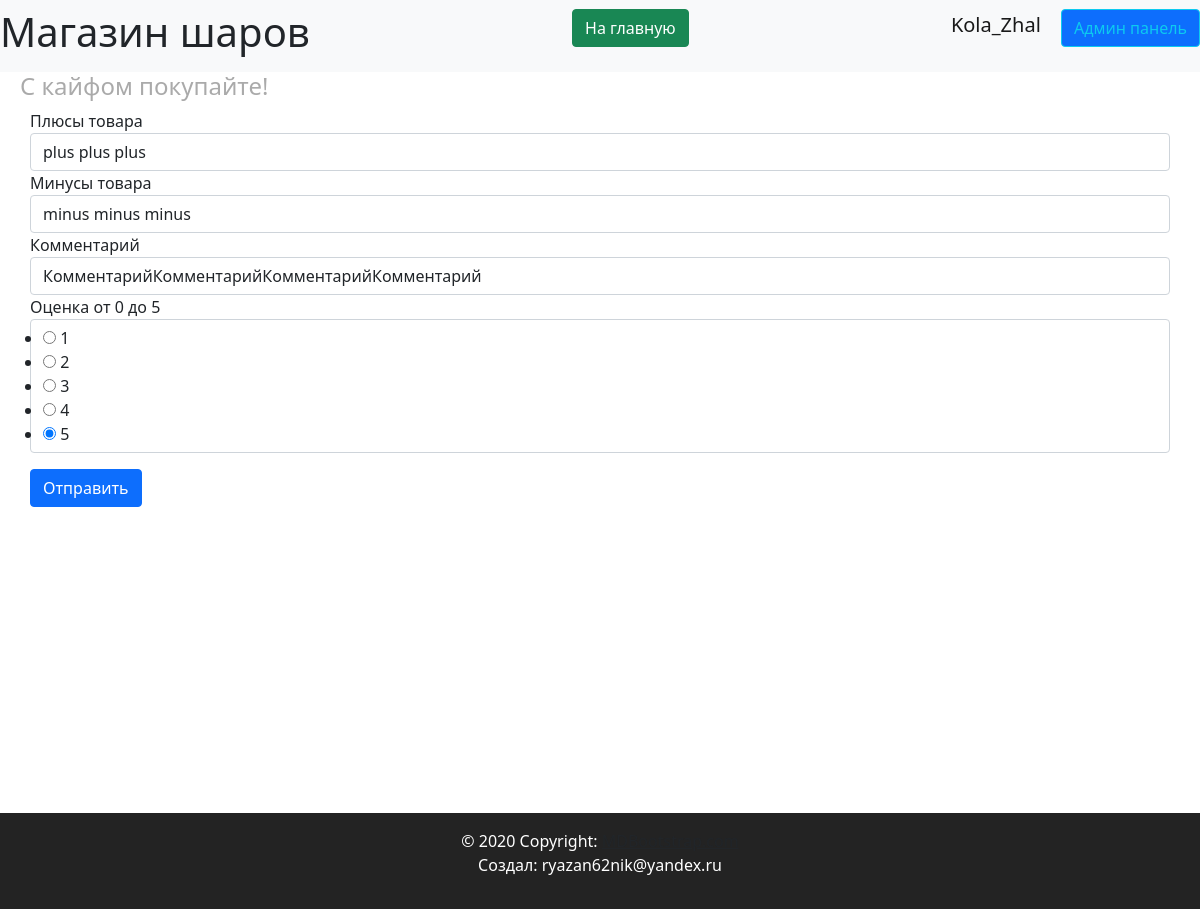
Before: /comment_product/1/1 (signed in) with the older database file.
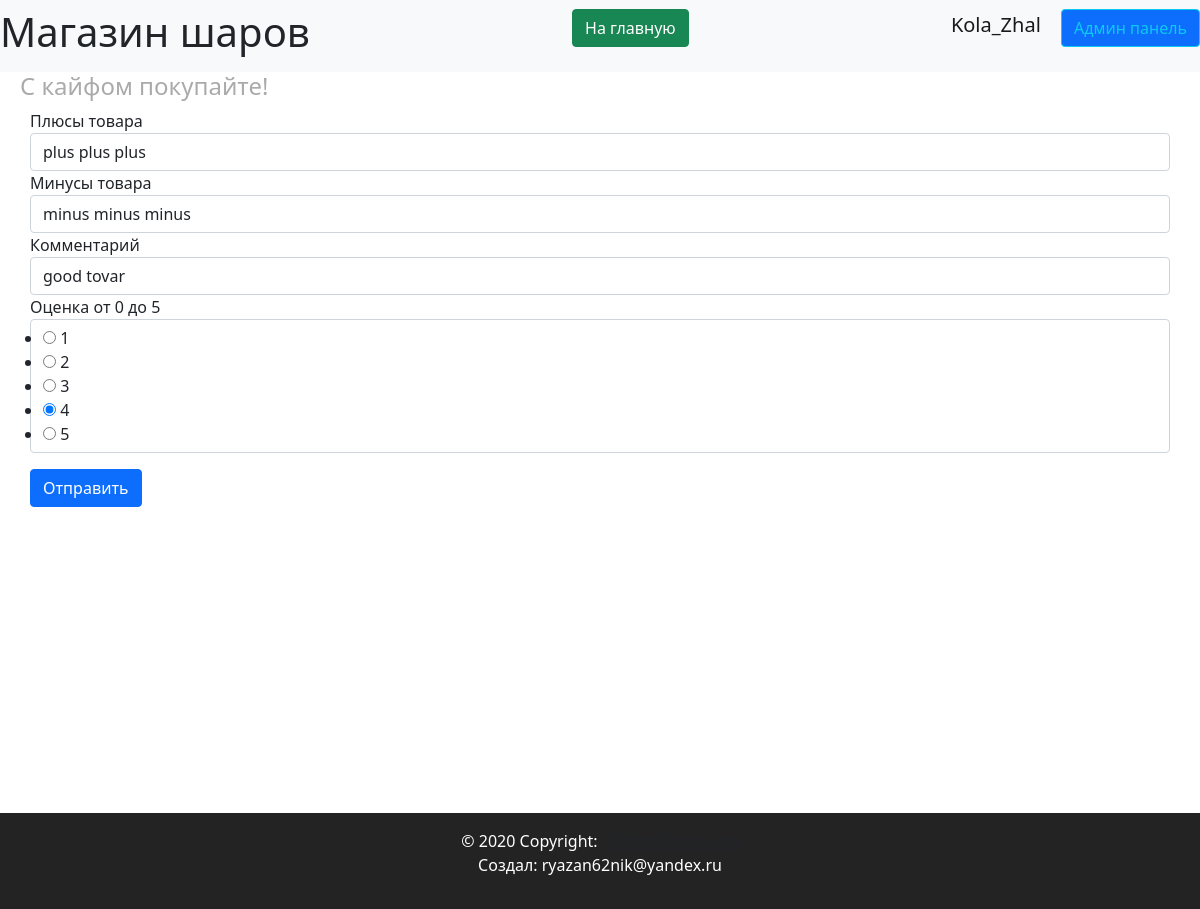
After: the same page with the newer database file.
### data/comments.py (models this page shows, shortened)
class Comments(SqlAlchemyBase, SerializerMixin):
    __tablename__ = 'comments'
    id = sqlalchemy.Column(sqlalchemy.Integer,
                           primary_key=True, autoincrement=True)
    content = sqlalchemy.Column(sqlalchemy.String, nullable=True)
    plus = sqlalchemy.Column(sqlalchemy.String, nullable=True)
    minus = sqlalchemy.Column(sqlalchemy.String, nullable=True)
    mark = sqlalchemy.Column(sqlalchemy.Integer, nullable=True)
    product_group_id = sqlalchemy.Column(sqlalchemy.Integer, sqlalchemy.ForeignKey("product_group.id"))
    product_group = orm.relationship('ProductGroup')
    user_id = sqlalchemy.Column(sqlalchemy.Integer, sqlalchemy.ForeignKey("users.id"))
    user = orm.relationship('User')

### server.py (the view, shortened to what this page needs)
@app.route('/comment_product/<int:product_group_id>/<int:product_id>', methods=['GET', 'POST'])
@login_required
def comment_product(product_group_id, product_id):
    form = CommentsForm()
    if request.method == 'GET':
        db_sess = db_session.create_session()
        comment = db_sess.query(Comments).filter(Comments.product_group_id == product_group_id,  Comments.user_id == current_user.id).first()
        if comment:
            form.plus.data = comment.plus
            form.minus.data = comment.minus
            form.content.data = comment.content
            form.mark.data = comment.mark
    return render_template('pages/comment_form.html', title='Комментарий', form=form)

### forms/products.py
class CommentsForm(FlaskForm):
    plus = StringField('Плюсы товара', validators=[])
    minus = StringField('Минусы товара', validators=[])
    content = StringField('Комментарий', validators=[])
    mark = RadioField("Оценка от 0 до 5", coerce=int, choices=[(i, f'{i}') for i in range(1, 6)], validators=[DataRequired()])
    submit = SubmitField('Отправить')

### data/db_session.py (called while the page is built)
def create_session() -> Session:
    global __factory
    return __factory()

### server.py (called while the page is built)
@login_manager.user_loader
def load_user(user_id):
    db_sess = db_session.create_session()
    return db_sess.query(User).get(user_id)

### templates/pages/comment_form.html (shortened to what this page needs)
{% extends "base.html" %}
{% block content %}
<form action="" method="post">
    {% for field in form if field.name not in ['csrf_token', 'submit'] %}
    <div>
        {{ field.label() }}
        {{ field(class="form-control")}}
    </div>
    {% endfor %}
    <p>{{ form.submit(type="submit", class="btn btn-primary") }}</p>
</form>
{% endblock %}

Changed rows visible on the page:
changed Comments "plus plus plus": content "КомментарийКомментарийКомментарийКомментарий" → "good tovar"; mark "☐ 1 ☐ 2 ☐ 3 ☐ 4 ☑ 5" → "☐ 1 ☐ 2 ☐ 3 ☑ 4 ☐ 5"
